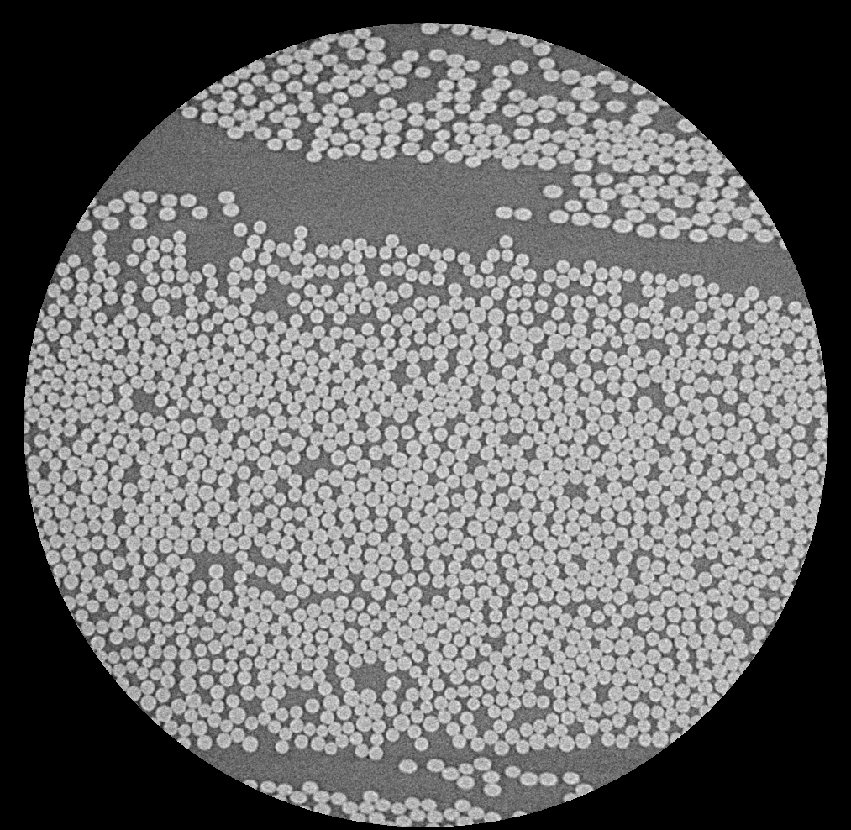
%> input picture aIm/week1/fibres_xcth.png, 851 x 830 px, shrunk from 1013 x 988 before the run
$ octave week1.m   (GNU Octave 9; MATLAB toolbox functions it lacks are replaced by stand-ins)
%> lines starting %> are read from the running program, lines starting %| are printed output that depends on the picture; in (x1, y1, x2, y2) boxes, pixels count from 0 and x2, y2 are one past the last pixel; in counts of white or black regions, pixels touching at a corner belong together; the program's own positions count from 1
### aIm/week1/length_SB.m
function [L,m]= length_SB(Image)
% LENGTH_SB: Creates a mask given an image. It plots the original and the
% mask. In addition, computes the sum of all the boundaries. Returns the
% length and the mask.

% Create a mask of the Image.
m=boundarymask(Image);

% Creates a figure and displays the images.
figure(1)
subplot(1,2,1)
imshow(Image)
title('Original Image')
subplot(1,2,2)
imshow(m)
title('Boundary Image')

% Computes the length of the the Boundaries of the mask
L=sum(sum(m));

end


### aIm/week1/smooothing.m
function [X_final] = smooothing(X,alpha, beta, a, b)
%SMOOTHING: implicit smoothing with the extended kernel.
%   X is the coordinate matrix, matrix that stores the coordinates of the
%   line (x,y)
%   alpha: Elasticity variable
%   beta: Rigidity
%   A, B: list of the elments we want into the matrix, it must be from left to
%   right as in the matrix it's from bottom to the top. It will make it
%   symetric

% Get size of X
[m,~] = size(X);
% Identity matrix.
I=eye(m);

if nargin <= 3
    % Matrix A

    % Matrix (n,n) with diagonal with value -2.
    L=I*-2;
    % Matrix with uper diagonal with values 1.
    M = diag(ones(1,m-1),1);
    % Matrix with lower diagonal with values equal 1.
    M1= diag(ones(1,m-1),-1);
    % Sum all matrices to obtain L matrix.
    A=L+M+M1;
    % Replace the lower left and upper right corners with 1.
    A(m,1)=1;
    A(1,m)=1;

    % Matrix B by default: Same procediment as A.
    L=I*-6;
    M = diag(ones(1,m-1),1);
    M1= diag(ones(1,m-1),-1);
    B=L+M+M1;
    B(m,1)=1;
    B(1,m)=1;


elseif nargin == 4
    % Create a square matrix of dimensions m, and value 0
    A = zeros(m,m);
    % Foor loop over list A to specify the bottom diagonals of the matrix
    % and sum over all the matrices created to obtain the combination.
    for i=length(a):-1:1
        cont = length(a)-i;
        A = A + diag(ones(m-cont,1),-cont)*a(i);
    end

    % Make the matrix symetric (tril/triu: upper and lower triangular part
    % of the matrix).
    A = triu(A.',1) + tril(A);
    A(m,1)=1;
    A(1,m)=1;


    % Matrix B by default
    I=eye(m);
    L=I*-6;
    M = diag(ones(1,m-1),1);
    M1= diag(ones(1,m-1),-1);
    B=L+M+M1;
    B(m,1)=1;
    B(1,m)=1;

elseif nargin == 5

    % Matrix A
    A = zeros(m,m);
    for i=length(a):-1:1
        cont = length(a)-i;
        A = A + diag(ones(m-cont,1),-cont)*a(i);
    end
    A = triu(A.',1) + tril(A);
    A(m,1)=1;
    A(1,m)=1;

    % Matrix B
    B = zeros(m,m);
    for i=length(b):-1:1
        cont = length(b)-i;
        B = B + diag(ones(m-cont,1),-cont)*b(i);
    end
    B = triu(B.',1) + tril(B);
    B(m,1)=1;
    B(1,m)=1;

end

X_final = (I-alpha*A - beta*B)\X;


end

### aIm/week1/Derivative_Gaussian.m
function [d_h]= Derivative_Gaussian(sigma)
    x=[-1 0 1];
    d_h=(-x/(sigma^3*sqrt(2*pi))).*exp(-x.^2/2*(sigma^2));
end

### aIm/week1/Gaussian.m
function [h]= Gaussian(sigma,l,x)
%GAUSSIAN: Create a gaussian Kernel given the variance. It can be a 1D
%          Gaussian or a 2D Gaussian.
% sigma-> Variance of the Gaussian.
% l -> Specify 1 or 2. For 1D or 2D Kernel.

if nargin < 3
    x=[-1 0 1];
end
y = x';

if l==1 %1D
    h=(1/sqrt(2*pi*sigma)).*exp(-x.^2/2*sigma);
else %2D
    h=(1/(2*sigma*pi))*exp(-(x.^2+y.^2)/2*sigma);
end

end


% [12 lines of commented-out code are left out]

### aIm/week1/week1.m
%% CHECKING GRAPHS:
sig = 4.5;
s = 3*sig;

x = [-20];
for i=1:0.2:20
    x(end + 1) =  (-20+i);
end
for i=1:0.2:20
    x(end+1) = i;
end

g = Gaussian(sig, 1, x);

figure()
plot(x,g)
%> figure, not shown here; curve peaks at x = 0, y = 0.188

% h = (1/sig*sqrt(2*pi)).*exp(-x.^2/2*sigma.^2);
% NOT EQUAL AS IN THE BOOK


%% IMAGE CONVOLUTION: Gaussian
I= mat2gray(imread('fibres_xcth.png'));
%> I: size 830x851 double; min 0, max 1, mean 0.426

%Filters
x=[-1 0 1];
y=[-1 0 1]';

h1=Gaussian(1,1); %1D
h2=Gaussian(1,2); %2D


g2=imfilter(I,h2); %2D

%Two orthogonal 1D Kernels
g1=imfilter(I,h1);
g11=imfilter(g1,h1');

figure(1)
subplot(2,2,1)
imagesc(I)
colormap(gray)
colorbar
title('Original Image')

subplot(2,2,2)
imagesc(g2)
colormap(gray)
colorbar
title('Convolution 2D Kernel')

subplot(2,2,3)
imagesc(g11)
colormap(gray)
colorbar
title('Convolution 2 orthogonal 1D Kernel')

subplot(2,2,4)
diff=g2-g11;
imagesc(diff)
colormap(gray)
colorbar
title('2D kernel vs. 1D kernel')


%% Image Convolution: Gaussian Derivative
% Check the comutative property: First make the derivative of the image
% times the kernel
% Variance: 1

%We can compyte the derivative of the image by convolvinb with the kernel d
d=[0.5 0 -0.5];
Id=imfilter(I,d);

%Derivative image convolved by a Gaussian
g3= imfilter(Id,h1);

%Image convolved with the derivative of the Gaussian
sigma=1;
d_h1=Derivative_Gaussian(sigma);
g4=imfilter(I,d_h1);

figure(2)
subplot(1,3,1)
imagesc(g3)
colormap(gray)
colorbar
title('Derivative of the Image-Gauss')

subplot(1,3,2)
imagesc(g4)
colormap(gray)
colorbar
title('Image - Derivative of the Gauss')

subplot(1,3,3)
diff=g3-g4;
imagesc(diff)
colormap(gray)
colorbar
title('Difference')

%% Semigroup structures
%Test if a single large convolution with a Gaussian of t=20 is equal to 10
%convolutions with a Gaussian of t=2.

sigma1=20;

h5 = Gaussian(sigma1,2);
g5=imfilter(I,h5);

sigma2=2;
h6= Gaussian(sigma2,2);
g6=imfilter(h6,h6);

for i=1:8
   g6=conv2(g6,h6);
end

g7=imfilter(I,g6);

figure(3)
subplot(1,2,1)
imagesc(g5)
colormap(gray)
colorbar
title('t=20')

subplot(1,2,2)
imagesc(g7)
colormap(gray)
colorbar
title('t=2 x 10')

%%  Large Gaussian derivative vs cumulative of small Gaussian

%Large derivative Gaussian
sigma=20;
h8=Derivative_Gaussian(sigma);
g8=imfilter(I,h8);


%Gaussian with t = 10 and a Gaussian derivative with t = 10
sigma=10;
h9=Gaussian(sigma,2);
g9=imfilter(I,h8);

h10=Derivative_Gaussian(sigma);
g10=imfilter(g9,h10);


figure(3)
subplot(1,2,1)
imagesc(g8)
colormap(gray)
colorbar
title('Large derivative Gaussian,t=20')

subplot(1,2,2)
imagesc(g10)
colormap(gray)
colorbar
title('Gaussian+Gaussian derivative,t = 10')


%% SEGMENTATION BOUNDARY

F1= imread('fuel_cells/fuel_cell_1.tif');
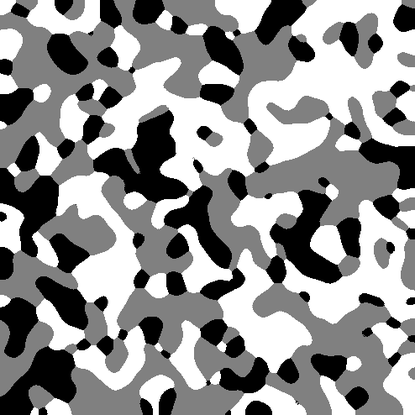
%> input picture aIm/week1/fuel_cells/fuel_cell_1.tif, 415 x 415 px, shrunk from 494 x 494 before the run
%> F1 is the input picture: size 415x415 uint8; min 0, max 255, mean 144.8

L=length_SB(F1);
%> in length_SB, `m=boundarymask(Image);`:
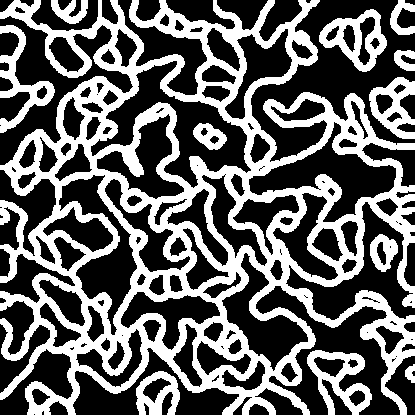
%> m: size 415x415 logical; 39.2% white; 12 white regions, largest, box (x1, y1, x2, y2) and area: (0, 0, 415, 415) 57351, (307, 350, 372, 415) 1797, (319, 9, 387, 72) 1769
%> in length_SB, `L=sum(sum(m));`: L = 67577
%> L = 67577


%% CURVE SMOOTHING

% Load the txt of coordinates.
X= load('curves/dino_noisy.txt');
D = load('curves/dino.txt');

% Check the image
figure
plot(D(:,1), D(:,2), 'green')
hold on
plot(X(:,1), X(:,2), 'red')
legend('Dino', 'Dino Noisy')
title('Dinos')
hold off
axis equal

% Extract the dimensions of our matrix given the coordinates.
[m,~] = size(X);

% Create the L matrix with diafgonal [1 2 1] and corners upper right and
% lower left equal 1.

% Identity matrix.
I=eye(m);
% Matrix (n,n) with diagonal with value -2.
L=I*-2;
% Matrix with uper diagonal with values 1.
M = diag(ones(1,m-1),1);
% Matrix with lower diagonal with values equal 1.
M1= diag(ones(1,m-1),-1);
% Sum all matrices to obtain L matrix.
L=L+M+M1;
% Replace the lower left and upper right corners with 1.
L(m,1)=1;L(1,m)=1;

% Assign a value for lambda:
lambda=0.5;

% Calculate the new curve smooth with the average value of the neighbours.
X_new=(I+lambda*L)*X;

% Plot the result against the original
figure()
plot(D(:,1), D(:,2), 'green')
hold on
plot(X_new(:,1), X_new(:,2), 'blue')
hold on
plot(X(:,1), X(:,2), 'red')
hold on
legend('Dino', 'Dino 1st curve smooth', 'Noisy Dino')
axis equal
title('Dinos smoothness')
hold off

% Check different lambdas
lambdas = 0.1:0.1:1;

for i=1:length(lambdas)
    X_temp = (I+lambdas(i)*L)*X;

    str = sprintf('lambda value: %u', lambdas(i));
    plot(X_temp(:,1), X_temp(:,2), 'DisplayName', str)
    hold on


end
hold off
legend show
axis equal
title('Checking different values of lambda')


% Iterate with small values of lambda:
lambda = 0.1;
k = 100;
X_temp = X;
figure()

for i=1:k
    X_temp = (I+lambda*L)*X_temp;
    if ~mod(i,10)
        str = sprintf('Iteration number: %u', i);
        plot(X_temp(:,1), X_temp(:,2), 'DisplayName', str)
        hold on
    end

end
hold off
legend show
title('Iterating 100 times')


%% Implicit smothing (avoiding iteration)
lambda = 5;
X_imp = (I-lambda*L)\X; % \ operator same as the inv()

% Plot the results
figure
plot(D(:,1), D(:,2), 'green')
hold on
plot(X_imp(:,1), X_imp(:,2), 'red')
legend('Dino', 'Dino Noisy')
title('Dinos')
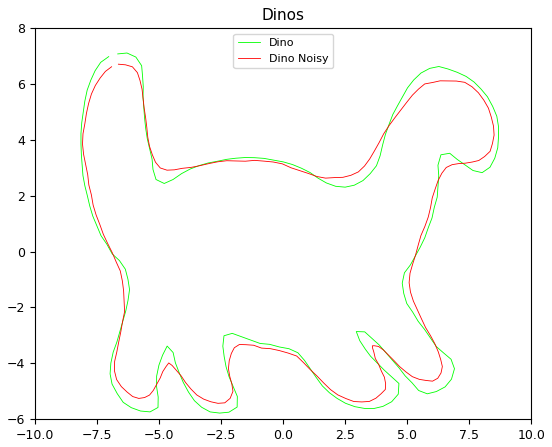
%> figure redrawn from the program's plot data
hold off


% We can see that for large values of lambda the result is the same as if
% we were iterating many times we also loose some information due to the
% shrinkage of the curve.


%% Elasticity and rigidity:

% Elasticity cte
alpha = 1;
% Rigidity cte
beta = 1;

% Create the matrix A
A = L;

% Create the B matrix
B = L + eye(m)*-4;

% Calculate the new curve smooth
X_er = (I-alpha*A - beta*B)\X;

figure()
plot(X_er(:,1), X_er(:,2))
hold on


%% Function implementet with the posibility of changeing A and B matrices


Y = smooothing(X, 2, 1);
P = smooothing(X, 2, 1, [0 1 -2], [0 1 -6]);
figure()
plot(X_er(:,1), X_er(:,2))
hold on
plot(Y(:,1), Y(:,2))
plot(P(:,1), P(:,2), 'm') % It seems to be an error at the code, cause the
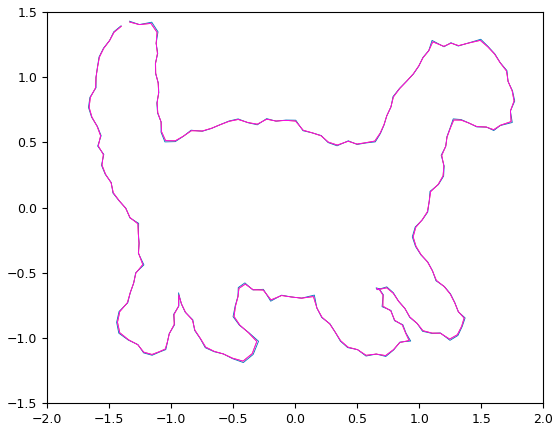
%> figure redrawn from the program's plot data
% plot shows different results, but only at the end of the line.

%% Quiz 1: Exercise 1

% Read and show Image
I= mat2gray(imread('noisy_number.png'));
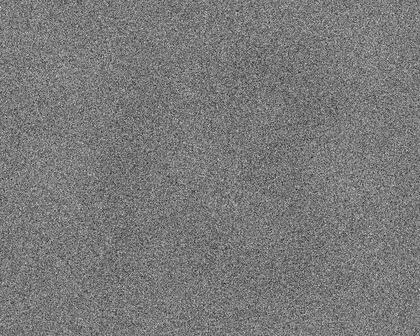
%> input picture aIm/week1/noisy_number.png, 420 x 336 px, shrunk from 500 x 400 before the run
%> I: size 336x420 double; min 0, max 1, mean 0.474
figure()
imshow(I)

% Create a 2D Gaussian Kernel

% Create 2 vectors x and y
sigma = 10;
x = [-1 0 1]; % Does the extended version follow the binomial?

n1 = ceil(sqrt(sigma));
n2 = ceil(sigma/n1);

figure()
for i=1:sigma
    k = Gaussian(i,2,x);
    n = imfilter(I,k);
    subplot(n1,n2,i)
    imagesc(n)
    colormap('gray')
end
%> this loop made 10 passes
%> pass 1, `n = imfilter(I,k);`:
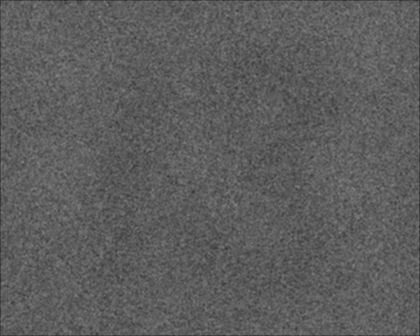
%> n: size 336x420 double; min 0.176, max 0.524, mean 0.368
%> after the loop:
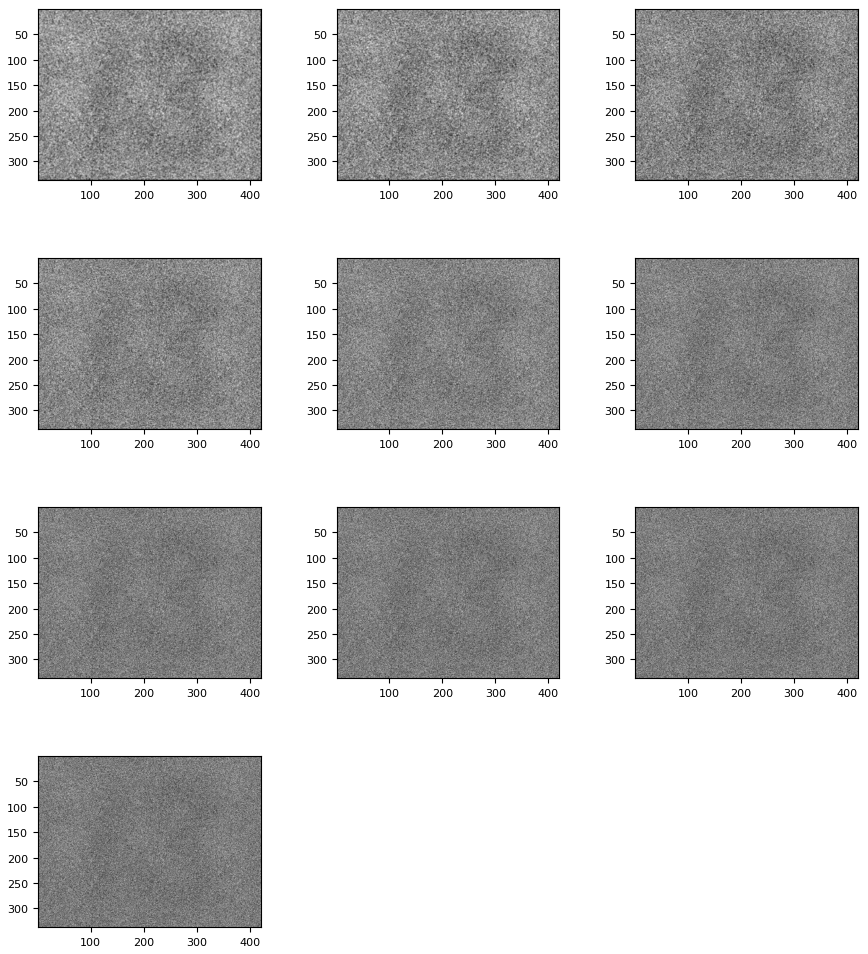
%> figure redrawn from the program's plot data, 10 panels


%% Quiz 1: Exercise 2

F1= imread('fuel_cells/fuel_cell_1.tif');

L=length_SB(F1);

%% %% Quiz 1: Exercise 3

% Load the txt of coordinates.
X= load('curves/dino_noisy.txt');
D = load('curves/dino.txt');

% Extract the dimensions of our matrix given the coordinates.
[m,~] = size(X);

% Create the L matrix with diafgonal [1 2 1] and corners upper right and
% lower left equal 1.

I=eye(m);
L=I*-2;
M = diag(ones(1,m-1),1);
M1= diag(ones(1,m-1),-1);
L=L+M+M1;
L(m,1)=1;L(1,m)=1;

% Assign a value for lambda:
lambda=0.25;

% Calculate the new curve smooth with the average value of the neighbours.
X_new=(I+lambda*L)*X; % Coordinates

%> (the run ends here)
